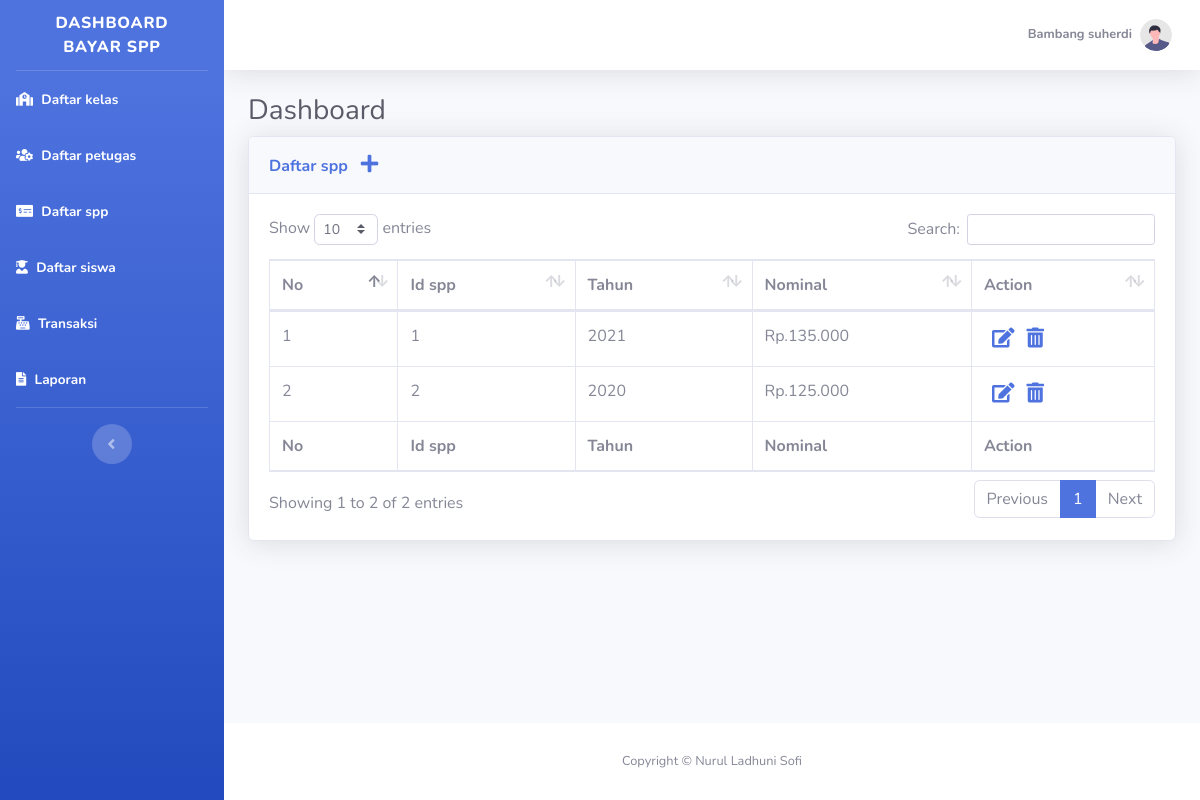
The page /index.php?page=spp/tampildata.php (signed in) on the database its author committed.
### tables this page shows
CREATE TABLE `petugas` (
  `id_petugas` int(11) NOT NULL,
  `username` varchar(25) NOT NULL,
  `password` varchar(32) NOT NULL,
  `nama_petugas` varchar(35) NOT NULL,
  `level` varchar(12) NOT NULL
);

CREATE TABLE `spp` (
  `id_spp` int(11) NOT NULL,
  `tahun` int(11) NOT NULL,
  `nominal` int(11) NOT NULL
);

### spp/tampildata.php (the view, shortened to what this page needs)
<h1 class="h3 mb-2 text-gray-800">Dashboard</h1>
<div class="card shadow mb-4">
    <div class="card-header py-3">
        <h6 class="m-0 font-weight-bold text-primary">Daftar spp  &nbsp;&nbsp;<a style="font-size:20px;" href="spp/insertspp.php" title="Insert data"><i class="fas fa-plus"></i></a></h6>
    </div>
    <div class="card-body">
        <div class="table-responsive">
            <table class="table table-bordered" id="dataTable" width="100%" cellspacing="0">
                <thead>
                    <tr>
                        <th>No</th>
                        <th>Id spp</th>
                        <th>Tahun</th>
                        <th>Nominal</th>
                        <th>Action</th>
                    </tr>
                </thead>
                <tfoot>
                    <tr>
                        <th>No</th>
                        <th>Id spp</th>
                        <th>Tahun</th>
                        <th>Nominal</th>
                        <th>Action</th>
                    </tr>
                </tfoot>
                <tbody>
                <?php
                        include 'config.php';
                        $sql = mysqli_query($db,"SELECT * FROM spp");
                        $no = 1;
                        while ($ambil = mysqli_fetch_array($sql)) {
                            $id_spp = $ambil['id_spp'];
                            $tahun = $ambil['tahun'];
                            $nominal = $ambil['nominal'];
                ?>
                    <tr>
                        <td scope="col"><?=$no++; ?></td>
                        <td scope="col"><?=$id_spp; ?></td>
                        <td scope="col"><?=$tahun; ?></td>
                        <td scope="col">Rp.<?=number_format($nominal,0,'.','.'); ?></td>
                        <td>
                        <a style="margin-left: 8px; font-size:20px;" title="Edit" href="spp/edit.php?id=<?= $id_spp; ?>"><i class="fas fa-edit"></i></a>
                        <a style="margin-left: 8px; font-size:20px;" title="Delete" href="spp/delete.php?id=<?= $id_spp; ?>"><i class="fas fa-trash-alt"></i></a>
                        </td>
                    </tr>
                    <?php
                }
                ?>
                </tbody>
            </table>
        </div>
    </div>
</div>

### index.php (shortened to what this page needs)
            <?php
                include 'config.php';
                $username = $_SESSION['username'];
                $password = $_SESSION['password'];
                $sql = mysqli_query($db,"SELECT * FROM `petugas`WHERE username='$username' and password='$password'");
                $ambil = mysqli_fetch_array($sql);
                $nama_petugas = $ambil['nama_petugas'];
        ?>
<!DOCTYPE html>
<html lang="en">
<head>
    <link href="vendor/fontawesome-free/css/all.min.css" rel="stylesheet" type="text/css">
    <link href="css/sb-admin-2.min.css" rel="stylesheet">
        <link href="vendor/datatables/dataTables.bootstrap4.min.css" rel="stylesheet">
</head>
<body id="page-top">
    <div id="wrapper">
        <ul class="navbar-nav bg-gradient-primary sidebar sidebar-dark accordion" id="accordionSidebar">
            <a class="sidebar-brand d-flex align-items-center justify-content-center" href="index.html">
                <div class="sidebar-brand-text mx-3">Dashboard bayar spp</div>
            </a>
            <hr class="sidebar-divider my-0">
            <li class="nav-item active">
                <a class="nav-link" href="?page=kelas/tampildata.php">
                    <i class="fas fa-school"></i>
                    <span>Daftar kelas</span></a>
            </li>
            <li class="nav-item active">
                <a class="nav-link" href="?page=petugas/tampildata.php">
                    <i class="fas fa-users-cog"></i>
                    <span>Daftar petugas</span></a>
            </li>
            <li class="nav-item active">
                <a class="nav-link" href="?page=spp/tampildata.php">
                    <i class="fas fa-money-check-alt"></i>
                    <span>Daftar spp</span></a>
            </li>
            <li class="nav-item active">
                <a class="nav-link" href="?page=siswa/tampildata.php">
                    <i class="fas fa-user-graduate"></i>
                    <span>Daftar siswa</span></a>
            </li>
            <li class="nav-item active">
                <a class="nav-link" href="?page=pembayaran/tampildata.php">
                    <i class="fas fa-cash-register"></i>
                    <span>Transaksi</span></a>
            </li>
            <li class="nav-item active">
                <a class="nav-link" href="?page=laporan/tampildata.php">
                    <i class="fas fa-file-alt"></i>
                    <span>Laporan</span></a>
            </li>
            <hr class="sidebar-divider d-none d-md-block">
            <div class="text-center d-none d-md-inline">
                <button class="rounded-circle border-0" id="sidebarToggle"></button>
            </div>
        </ul>
        <div id="content-wrapper" class="d-flex flex-column">
            <div id="content">
                <nav class="navbar navbar-expand navbar-light bg-white topbar mb-4 static-top shadow">
                    <ul class="navbar-nav ml-auto">
                        <li class="nav-item dropdown no-arrow">
                            <a class="nav-link dropdown-toggle" href="#" id="userDropdown" role="button"
                                data-toggle="dropdown" aria-haspopup="true" aria-expanded="false">
                                <span class="mr-2 d-none d-lg-inline text-gray-600 small">
                                <b><?php echo "$nama_petugas"; ?></b>
                                </span>
                                <img class="img-profile rounded-circle"
                                    src="img/undraw_profile.svg">
                            </a>
                        </li>
                    </ul>
                </nav>
                <div class="container-fluid">
                    <?php
                            if ($_GET) {
                                $page = $_GET['page'];
                                include $page;
                            }else {
                                include 'kelas/tampildata.php';
                            }
                        ?>
                </div>
            </div>
            <footer class="sticky-footer bg-white">
                <div class="container my-auto">
                    <div class="copyright text-center my-auto">
                        <span>Copyright &copy; Nurul Ladhuni Sofi</span>
                    </div>
                </div>
            </footer>
        </div>
    </div>
</body>
</html>

### rows shown on the page
petugas: nama_petugas "Bambang suherdi"
spp: id_spp "1", tahun "2021", nominal "135.000"
spp: id_spp "2", tahun "2020", nominal "125.000"
